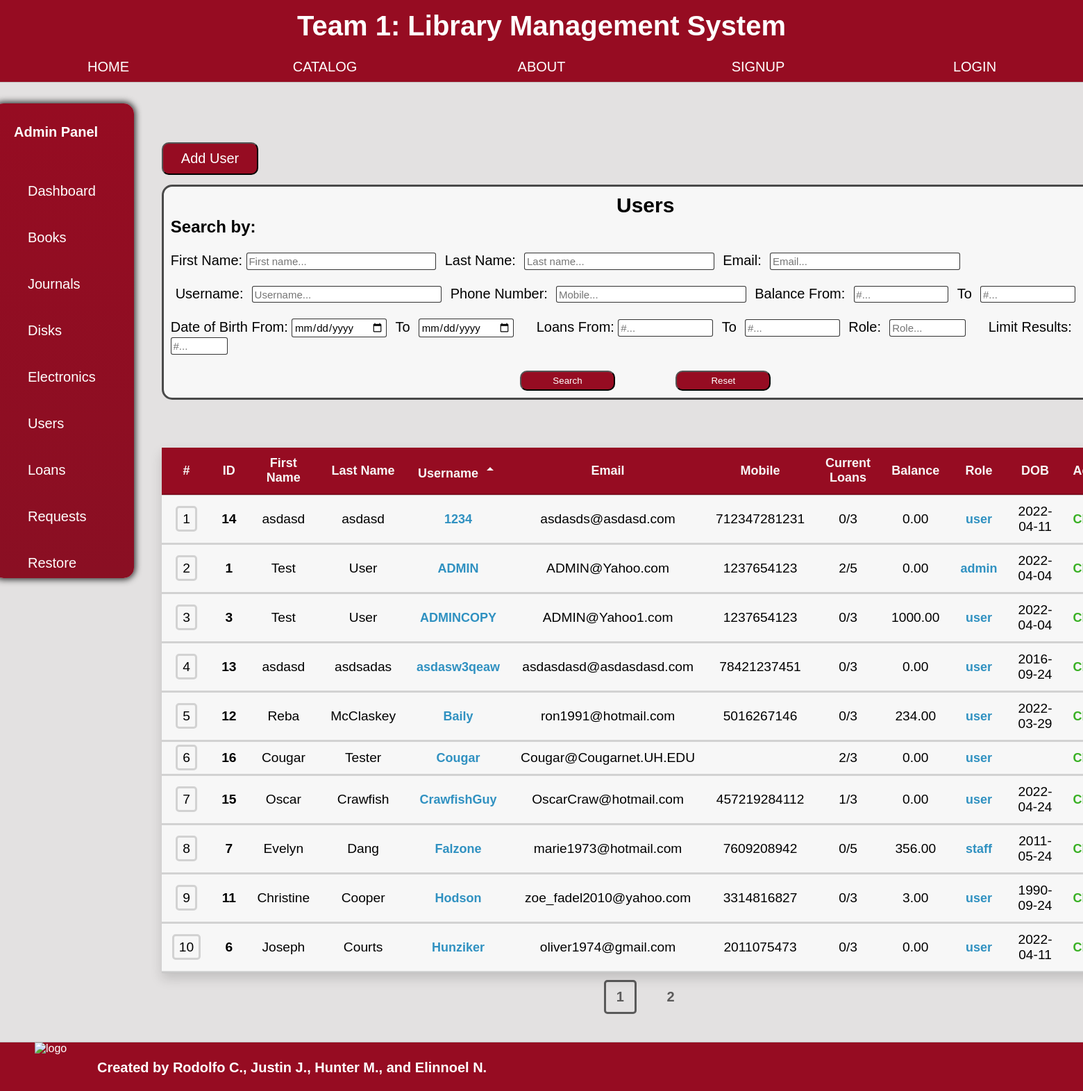
The app's page /admin/users.php?sort=Username, older data.
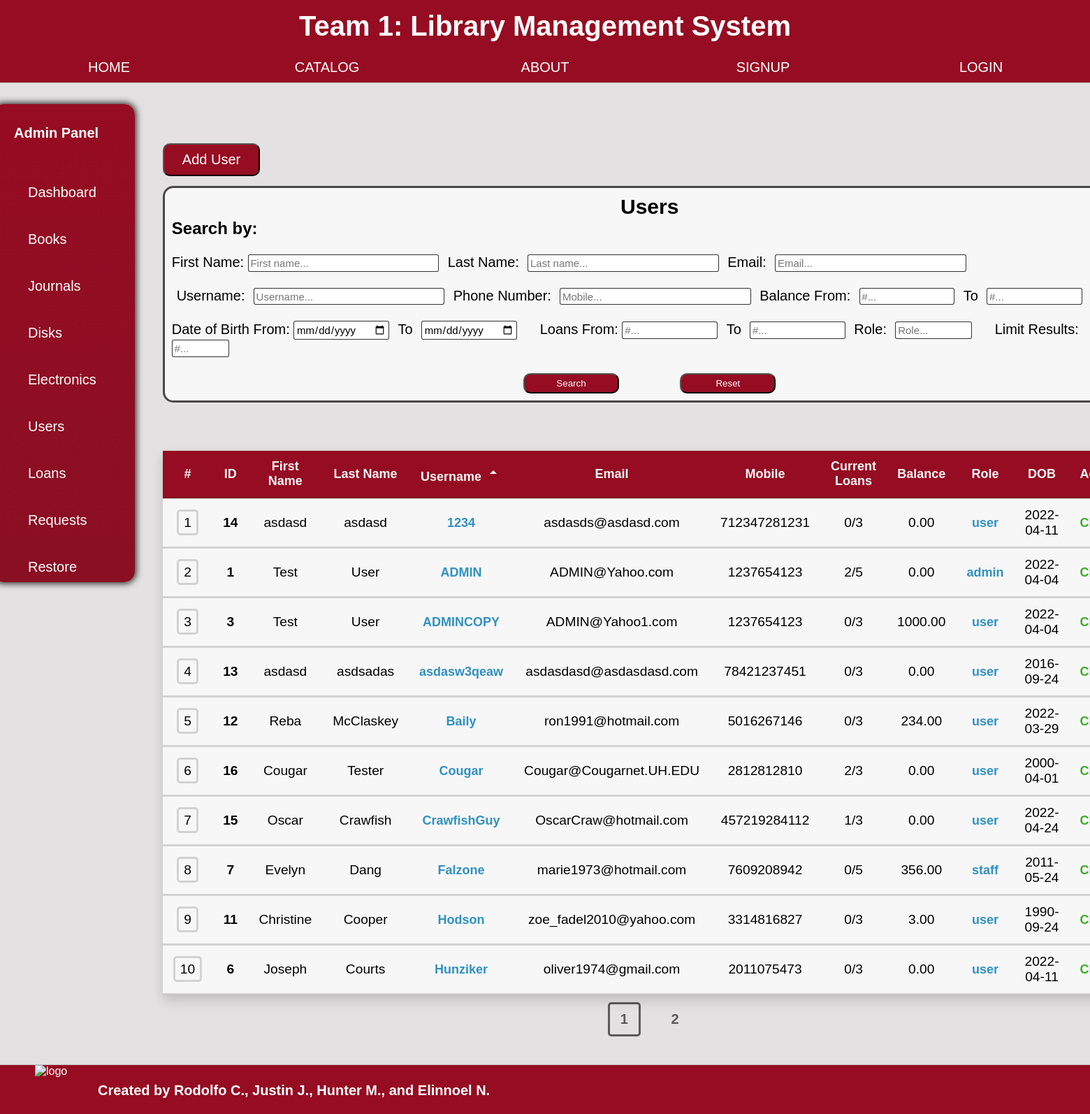
The same page, newer data.
### tables this page shows
CREATE TABLE `user` (
  `User_id` int(11) NOT NULL,
  `Fname` varchar(50) DEFAULT NULL,
  `Lname` varchar(50) DEFAULT NULL,
  `Email` varchar(50) NOT NULL,
  `Username` varchar(16) NOT NULL,
  `Password` varchar(255) NOT NULL,
  `Balance` decimal(10,2) UNSIGNED NOT NULL DEFAULT 0.00,
  `DOB` date DEFAULT NULL,
  `Pnumber` varchar(20) DEFAULT NULL,
  `Current_orders` int(11) NOT NULL DEFAULT 0,
  `Created` datetime DEFAULT NULL,
  `User_Status` varchar(6) NOT NULL DEFAULT 'user',
  `Deleted_id` tinyint(4) NOT NULL DEFAULT 0
);

### admin/users.php (the view, shortened to what the changed rows need)
<?php
    include_once 'adminpanel.php';
    $Output = '';
    $Variables = '';
    $SessionVars = array();
    $Limitby = '10';
?>
        <div class="content">
            <head2> <title>Users</title> <link rel="stylesheet" href="../style.css"> <link rel="stylesheet" href="astyle.css"></head2>
            <form class="admin-form">
                <h2 style = "text-align:center;">Users</h2>
                <h4>Search by:</h4><br>
                <?php
                    if(!empty($_GET['sort'])){
                        $sortby = $_GET['sort'];
                        if(strpos($_SESSION["sortorder"], 'ASC') !== false){ $_SESSION["sortorder"] = 'DESC'; $icon = '<i><span class="material-icons-outlined">arrow_drop_down</span></i>'; $sort = 'DESC';}
                        else{ $_SESSION["sortorder"] = 'ASC'; $icon = '<i><span class="material-icons-outlined">arrow_drop_up</span></i>'; $sort = 'ASC';}
                    }
                    elseif(!empty($_GET['page'])){
                        $sortby = $_SESSION["sortbyorder"];
                        $sort = $_SESSION["sortorder"];
                        if($sort == 'ASC'){ $icon = '<i><span class="material-icons-outlined">arrow_drop_up</span></i>';}
                        else{ $icon = '<i><span class="material-icons-outlined">arrow_drop_down</span></i>';}
                    }
                    else{
                        $_SESSION["sortbyorder"] = 'User_id';
                        $sortby = 'User_id';
                        $_SESSION["sortorder"] = 'ASC';
                        $sort = 'ASC';
                        $icon = '<i><span class="material-icons-outlined">arrow_drop_up</span></i>';
                    }
                ?>
                    </input><br><br>
                    </input><br><br>
                </input>  <br><br>
            </form>
                <table class = "content-table">
                    <thread>
                        <tr style = "font-size:18px;">
                            <th style = "width:1%;">#</th>
                            <th onclick="location.href='?sort=User_id';" onmouseover="" style="cursor: pointer;">ID
                            </th>
                            <th onclick="location.href='?sort=Fname';" onmouseover="" style="cursor: pointer;">First Name
                            </th>
                            <th onclick="location.href='?sort=Lname';" onmouseover="" style="cursor: pointer;">Last Name
                            </th>
                            <th onclick="location.href='?sort=Username';" onmouseover="" style="cursor: pointer;">Username
                                <?php if($sortby == 'Username'){echo $icon;}?>
                            </th>
                            <th onclick="location.href='?sort=Email';" onmouseover="" style="cursor: pointer;">Email
                            </th>
                            <th onclick="location.href='?sort=Pnumber';" onmouseover="" style="cursor: pointer;">Mobile
                            </th>
                            <th onclick="location.href='?sort=Current_orders';" onmouseover="" style="cursor: pointer;">Current Loans
                            </th>
                            <th onclick="location.href='?sort=Balance';" onmouseover="" style="cursor: pointer;">Balance
                            </th>
                            <th onclick="location.href='?sort=User_Status';" onmouseover="" style="cursor: pointer;">Role
                            </th>
                            <th onclick="location.href='?sort=DOB';" onmouseover="" style="cursor: pointer;">DOB
                            </th>
                            <th>Actions</th>
                        </tr>
                    </thread>
                <?php
                    if(!isset($_GET['page'])){$page = 1;}
                    else{$page = $_GET['page'];}
                    $PageResults = $Limitby;
                    $FirstResult = ($page-1)*$PageResults;
                    $num = $FirstResult;
                    $result = "";
                    include '../connect.php';
                    $sql="SELECT *
                            FROM user
                            WHERE Deleted_id=0 $Output
                            ORDER BY $sortby $sort
                            LIMIT $FirstResult, $PageResults";
                    $stmt = mysqli_stmt_init($con);
                    if(!mysqli_stmt_prepare($stmt,$sql)){
                        echo "SQL statement failed";
                    }
                    else{
                        if(!empty($Variables)){
                            mysqli_stmt_bind_param($stmt, $Variables, ...$SessionVars);
                            mysqli_stmt_execute($stmt);
                            $result=mysqli_stmt_get_result($stmt);
                        }
                        else{ $result = mysqli_query($con,$sql); }
                        while($row=mysqli_fetch_assoc($result)){
                            $ID=$row['User_id'];
                            $Fname=$row['Fname'];
                            $Lname=$row['Lname'];
                            $Email=$row['Email'];
                            $Username=$row['Username'];
                            $Mobile=$row['Pnumber'];
                            $Loans=$row['Current_orders'];
                            $Balance=$row['Balance'];
                            $Role=$row['User_Status'];
                            if($Role == 'user'){$MaxLoans = '/3';}
                            else{$MaxLoans = '/5';}
                            $DOB=$row['DOB'];
                            $Created=$row['Created'];
                        $num += 1;
                        echo '
                        <tbody>
                            <tr id = '.$num.'>
                                <td id = "'.$num.'" onclick ="content()">
                                    <s style="padding:5px 7px; border-radius: 5px;">'.$num.'</s>
                                </td>
                                <td id = "'.$num.'" onclick ="content()">
                                    <b>'.$ID.'</b><br>
                                </td>
                                <td id = "'.$num.'" onclick ="content()">'.$Fname.'</td>
                                <td id = "'.$num.'" onclick ="content()">'.$Lname.'</td>
                                <td id = "'.$num.'" onclick ="content()">
                                    <b style = "color: #3091C1; font-size: 18px;">'.$Username.'</b><br>
                                </td>
                                <td id = "'.$num.'" onclick ="content()">'.$Email.'</td>
                                <td id = "'.$num.'" onclick ="content()">'.$Mobile.'</td>
                                <td id = "'.$num.'" onclick ="content()">'.$Loans.''.$MaxLoans.'</td>
                                <td id = "'.$num.'" onclick ="content()">'.$Balance.'</td>
                                <td id = "'.$num.'" onclick ="content()">
                                    <b style = "color: #3091C1; font-size: 18px;">'.$Role.'</b><br>
                                </td>
                                <td id = "'.$num.'" onclick ="content()">'.$DOB.'</td>
                                <td id = "'.$num.'" onclick ="content()">
                                    <button class = modal-button-open data-modal-target="#modal'.$num.'" style = "color: #38B023; font-size: 18px;">Change</button><br>
                                </td>
                            </tr>
                            <div class="modal" id="modal'.$num.'">
                                    <div class="title">'.$Username.'</div>
                                                    <b>ID:</b> '.$ID.'
                                                    <b>Name:</b> '.$Fname.' '.$Lname.'
                                                    <b>Username:</b> '.$Username.'
                                                    <b>Email:</b> '.$Email.'
                                                    <b>Date of Birth:</b> '.$DOB.'
                                                    <b>Phone:</b> '.$Mobile.'
                                                    <b>Balance:</b> $'.$Balance.'
                                                    <b>Current Loans:</b> '.$Loans.''.$MaxLoans.'
                                                    <b>Role:</b> '.$Role.'
                                                    <b>Date Created:</b> '.$Created.'
                                                    <button type="button" class = "button-reserve" style="font-size: 25px;" onclick="location.href=\'user/update?userid='.$ID.'\'">Update User</button>
                                                    <button type="button" class = "button-delete" style="font-size: 25px;" onclick="location.href=\'user/delete?deleteid='.$ID.'\'">Delete User</button>
                                </div>
                            </div>
                        </tbody>';
                        }
                    }
                ?>
<?php include_once '../footer.php'; ?>

Row changes from the older to the newer data that the page shows:
changed user "Cougar": Pnumber (not shown) → "2812812810"; DOB (not shown) → "2000-04-01"
